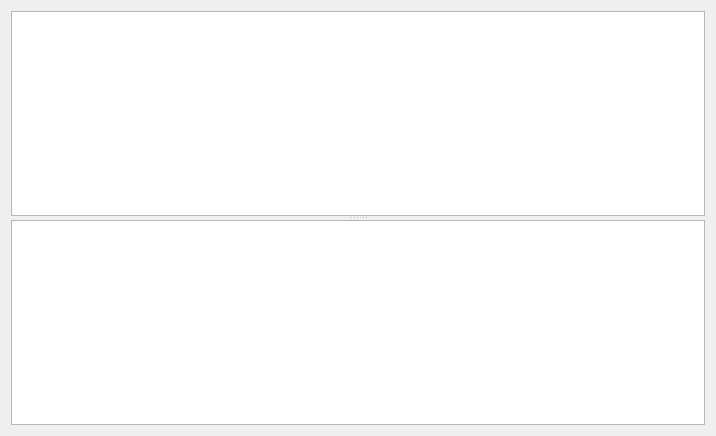
<?xml version="1.0" encoding="UTF-8"?>
<ui version="4.0">
 <class>FormDetailList1</class>
 <widget class="QWidget" name="FormDetailList1">
  <property name="geometry">
   <rect>
    <x>0</x>
    <y>0</y>
    <width>716</width>
    <height>436</height>
   </rect>
  </property>
  <property name="windowTitle">
   <string>Form</string>
  </property>
  <layout class="QVBoxLayout" name="verticalLayout">
   <item>
    <widget class="QSplitter" name="splitter">
     <property name="orientation">
      <enum>Qt::Vertical</enum>
     </property>
     <property name="childrenCollapsible">
      <bool>false</bool>
     </property>
     <widget class="QTableView" name="tablemaster">
      <property name="editTriggers">
       <set>QAbstractItemView::NoEditTriggers</set>
      </property>
      <property name="alternatingRowColors">
       <bool>true</bool>
      </property>
      <property name="selectionMode">
       <enum>QAbstractItemView::SingleSelection</enum>
      </property>
      <attribute name="verticalHeaderDefaultSectionSize">
       <number>23</number>
      </attribute>
      <attribute name="verticalHeaderMinimumSectionSize">
       <number>23</number>
      </attribute>
     </widget>
     <widget class="QTableView" name="tabledetail">
      <property name="maximumSize">
       <size>
        <width>16777215</width>
        <height>16777215</height>
       </size>
      </property>
      <property name="editTriggers">
       <set>QAbstractItemView::NoEditTriggers</set>
      </property>
      <property name="alternatingRowColors">
       <bool>true</bool>
      </property>
      <property name="selectionMode">
       <enum>QAbstractItemView::SingleSelection</enum>
      </property>
      <attribute name="verticalHeaderDefaultSectionSize">
       <number>23</number>
      </attribute>
      <attribute name="verticalHeaderMinimumSectionSize">
       <number>23</number>
      </attribute>
     </widget>
    </widget>
   </item>
  </layout>
 </widget>
 <resources/>
 <connections/>
</ui>
